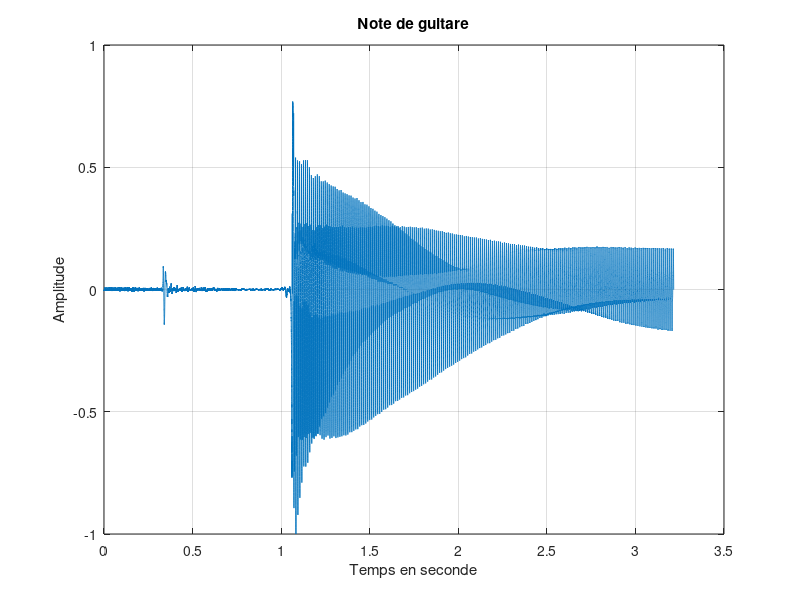

Source code (MATLAB):
load note04
fe = 44100;
sound(x,fe)

N=length(x)
t=(0:N-1)/fe;
plot(t,x)
grid on
xlabel('Temps en seconde')
ylabel('Amplitude')
title('Note de guitare')

